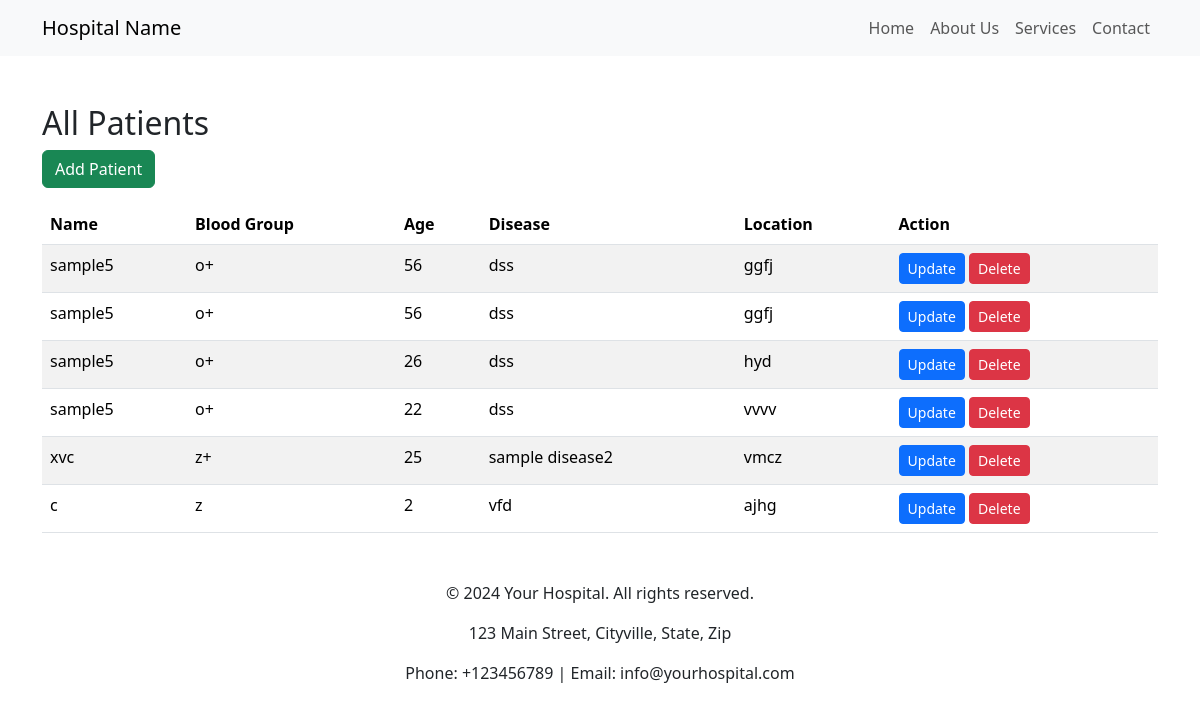
Page /all/ on the committed database.
### app1/models.py (models this page shows, shortened)
class Patient(models.Model):
    Name = models.CharField(max_length=256)
    Blood_group=models.CharField(max_length=100)
    Age=models.IntegerField()
    Disease = models.CharField(max_length=256)
    Location = models.CharField(max_length=256)

### app1/views.py (the view)
# urls.py: path('all/', views.view_all_patients, name='view_all_patients'),
def view_all_patients(request):
    patients = Patient.objects.all()
    return render(request, "all_patients.html", {"patients": patients})

### app1/templates/all_patients.html (shortened to what this page needs)
{% extends 'base.html' %}
{% load static %}
{%block content %}
    <div class="container mt-5">
        <h2>All Patients</h2>
        <div class="mb-3">
            <a href="{% url 'add_patient' %}" class="btn btn-success">Add Patient</a>
        </div>
        <table class="table table-striped">
            <thead>
                <tr>
                    <th>Name</th>
                    <th>Blood Group</th>
                    <th>Age</th>
                    <th>Disease</th>
                    <th>Location</th>
                    <th>Action</th>
                </tr>
            </thead>
            <tbody>
                {% for patient in patients %}
                <tr>
                    <td>{{ patient.Name }}</td>
                    <td>{{ patient.Blood_group }}</td>
                    <td>{{ patient.Age }}</td>
                    <td>{{ patient.Disease }}</td>
                    <td>{{ patient.Location }}</td>
                    <td>
                        <a href="{% url 'update_patient' patient.id %}" class="btn btn-primary btn-sm">Update</a>
                        <a href="{% url 'delete_patient' patient.id %}" class="btn btn-danger btn-sm" onclick="return confirm('Are you sure you want to delete this?');">Delete</a>
                    </td>
                </tr>
                {% endfor %}
            </tbody>
        </table>
    </div>
    {%endblock%}

### app1/templates/base.html (shortened to what this page needs)
{% load static %}
<!DOCTYPE html>
<html lang="en">
<head>
    <link href="https://cdn.jsdelivr.net/npm/bootstrap@5.3.3/dist/css/bootstrap.min.css" rel="stylesheet">
</head>
<body>
    <header>
        <nav class="navbar navbar-expand-lg navbar-light bg-light">
            <div class="container">
                <a class="navbar-brand" href="#">Hospital Name</a>
                <div class="collapse navbar-collapse" id="navbarNav">
                    <ul class="navbar-nav ms-auto">
                        <li class="nav-item">
                            <a class="nav-link" href="{% url 'base' %}">Home</a>
                        </li>
                        <li class="nav-item">
                            <a class="nav-link" href="{% url 'add_patient' %}">About Us</a>
                        </li>
                        <li class="nav-item">
                            <a class="nav-link" href="#">Services</a>
                        </li>
                        <li class="nav-item">
                            <a class="nav-link" href="#">Contact</a>
                        </li>
                    </ul>
                </div>
            </div>
        </nav>
   </header>
   {%block content%}
   {%endblock%}
   <footer class="mt-5">
    <div class="container text-center">
        <p class="footer-text">© 2024 Your Hospital. All rights reserved.</p>
        <p class="footer-text">123 Main Street, Cityville, State, Zip</p>
        <p class="footer-text">Phone: +123456789 | Email: info@yourhospital.com</p>
    </div>
</footer>
</body>
</html>

### rows in the picture
Patient: Name "sample5", Blood_group "o+", Age "56", Disease "dss", Location "ggfj"
Patient: Name "sample5", Blood_group "o+", Age "56", Disease "dss", Location "ggfj"
Patient: Name "sample5", Blood_group "o+", Age "26", Disease "dss", Location "hyd"
Patient: Name "sample5", Blood_group "o+", Age "22", Disease "dss", Location "vvvv"
Patient: Name "xvc", Blood_group "z+", Age "25", Disease "sample disease2", Location "vmcz"
Patient: Name "c", Blood_group "z", Age "2", Disease "vfd", Location "ajhg"
